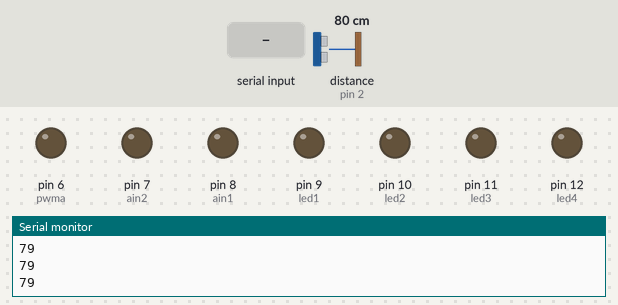
Recording of a sketch running on a simulated Arduino Uno, built with avr-gcc and run on an emulated ATmega328P. Shown: output pins drawn as LEDs (lit = HIGH), the last lines printed to the serial monitor. Wiring (inferred from the names in the program): ultrasonic range finder: trigger pin 2; echo pin 2. The inputs (shaded band) are chosen by the test bench; at power-on: distance to the obstacle (sensor on pin 2) 80 cm. The echo pulse lasts 58.3 µs per cm.

Above: at 1.2 s.
1.3 s: "1" received over Serial
At 2.5 s:
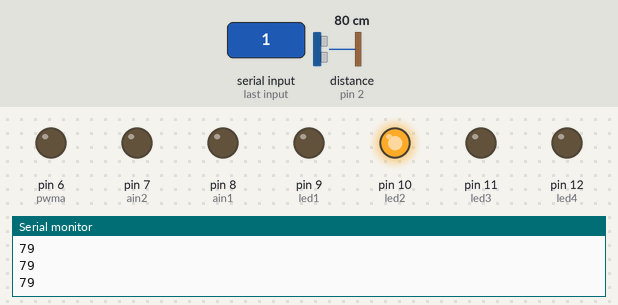
2.8 s: "0" received over Serial
At 3.3 s:
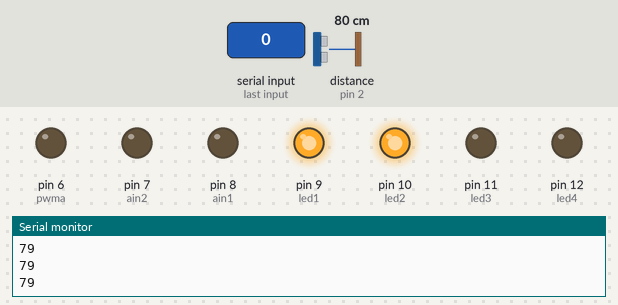
4.3 s: "5" received over Serial
At 4.7 s:
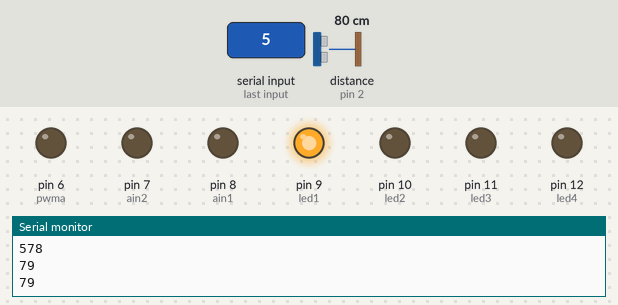
5.8 s: "2" received over Serial
At 6.6 s:
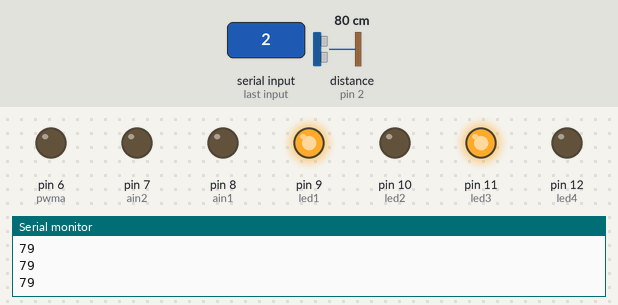
7.3 s: "3" received over Serial
At 8.1 s:
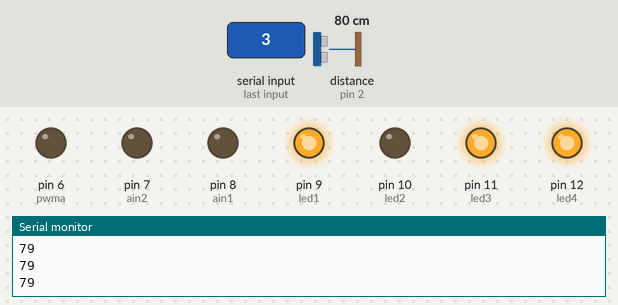
8.8 s: "4" received over Serial
At 10.0 s:
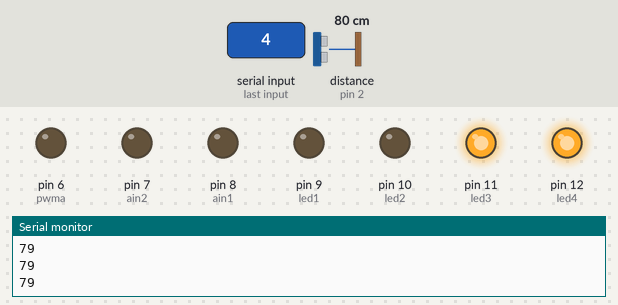
Timing chart, 0 to 11.3 s (numbered marks = the images above; inputs shaded):
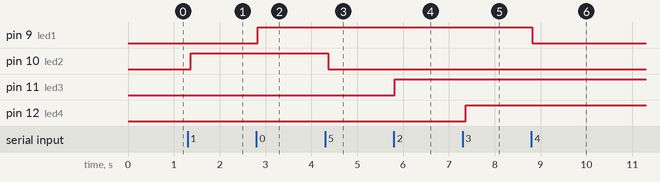

Measured:
- after the input at 1.3 s, pin 10 (led2): LOW → HIGH after 0.07 s
- after the input at 2.8 s, pin 9 (led1): LOW → HIGH at once
- after the input at 4.3 s, pin 10 (led2): HIGH → LOW after 0.07 s
- after the input at 5.8 s, pin 11 (led3): LOW → HIGH at once
- after the input at 7.3 s, pin 12 (led4): LOW → HIGH after 0.06 s
- after the input at 8.8 s, pin 9 (led1): HIGH → LOW at once

The sketch:

main.ino
```cpp
#define led1 9
#define led2 10
#define led3 11
#define led4 12
/////////////////////
#define pwma 6
#define ain2 7
#define ain1 8

const int hc=2;
long t;
int d;
int incomingByte;
char in;

void setup() {
  pinMode(led1, OUTPUT);
  pinMode(led2, OUTPUT);
  pinMode(led3, OUTPUT);
  pinMode(led4, OUTPUT);
  /////////////////////
  pinMode(pwma, OUTPUT);
  pinMode(ain2, OUTPUT);
  pinMode(ain1, OUTPUT);

  Serial.begin(2000000);
}

void ledSec(char in){
  if (in=='0'){
  digitalWrite(led1, HIGH);
  }
  else if (in=='1'){
  Serial.write(in);
  digitalWrite(led2, HIGH);

  }
  else if (in=='2'){
  digitalWrite(led3, HIGH);

  }
  else if (in=='3'){
  digitalWrite(led4, HIGH);

  }
  if (in=='4'){
  digitalWrite(led1, LOW);

  }
  if (in=='5'){
  Serial.write(in);
  digitalWrite(led2, LOW);

  }
  if (in=='6'){
  digitalWrite(led3, LOW);

  }
  if (in=='7'){
  digitalWrite(led4, LOW);

  }
}

void motSec(char incomingByte){
  if(incomingByte == 'N'){
      apagado();
      analogWrite(pwma,0);

    }
    if(incomingByte == 'H'){
      velmed();
      analogWrite(pwma,128);

    }
    if(incomingByte == 'M'){
      velmax();
      analogWrite(pwma,255);

    }
}

/*
void Sen(char in){
  if(in=='x'){
    delay(100);
    while(true){
      delay(50);
      Serial.println(distancia());
      in=Serial.read();
      if(in=='x'){
        break;
      }
    }
  }
}
*/
void Sen(){
  delay(80);
  Serial.println(distancia());
}

int distancia(){

  pinMode(hc,OUTPUT);
  digitalWrite(hc, LOW);
  delayMicroseconds(2);
  digitalWrite(hc, HIGH);
  delayMicroseconds(10);
  digitalWrite(hc, LOW);

  pinMode(hc,INPUT);
  t = pulseIn(hc, HIGH);
  d = (t * 0.034) / 2;

  return d; //en cm
}

void loop(){
  while (Serial.available()) {
  in= Serial.read();
  ledSec(in);
  motSec(in);
  //Sen(in);
  }
  Sen();
}

void apagado(){
  digitalWrite(ain2,0);
  digitalWrite(ain1,0);
}

void  velmed(){
  digitalWrite(ain2,0);
  digitalWrite(ain1,1);
}

void velmax(){
  digitalWrite(ain2,0);
  digitalWrite(ain1,1);
}
```
